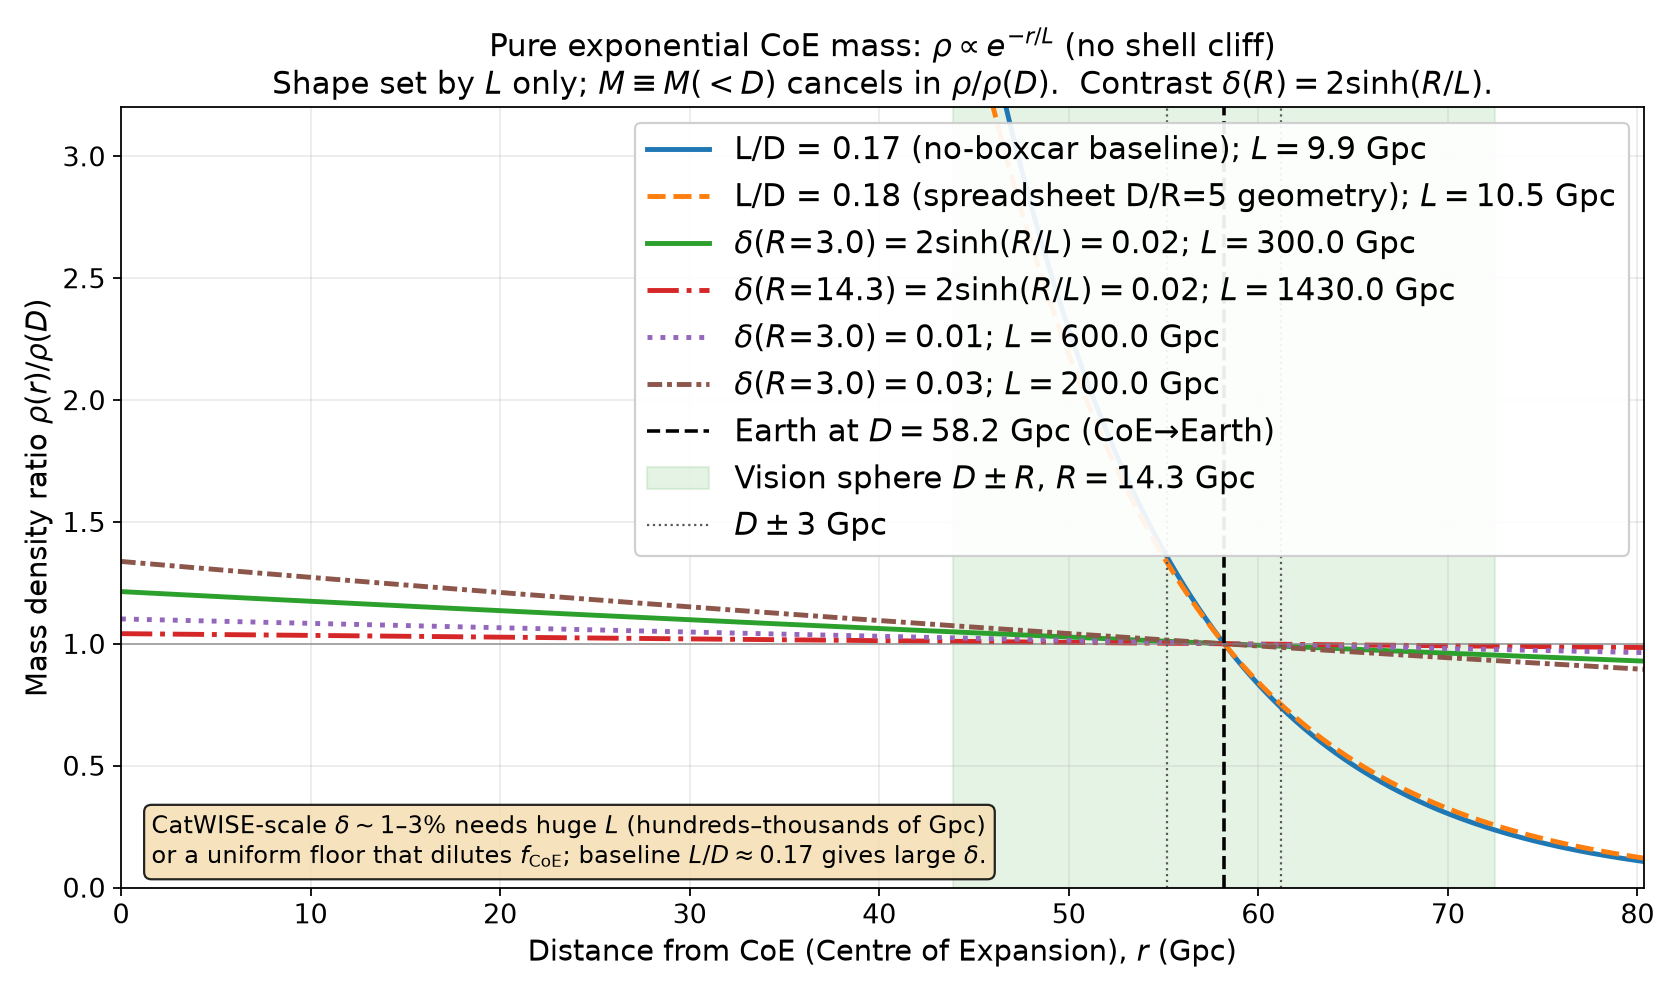

Write the Python code that produced this figure.
"""Pure exponential mass density vs distance from CoE (Centre of Expansion).

rho(r) = rho_0 * exp(-r/L), with M = M(<D) setting the scale:
  f(u) = 1 - exp(-u)*(1 + u + u^2/2)
  rho_0 = M / (8 pi L^3 f(D/L))

Plotted: rho(r)/rho(D) = exp(-(r-D)/L)  (M cancels; shape set by L only).
No ptshell shell edge / cliff.
"""
from __future__ import annotations

from pathlib import Path

import matplotlib.pyplot as plt
import numpy as np

OUT_PNG = Path("/workspace/cosmology-course/notes/exponential-density-vs-D.png")
OUT_CSV = Path("/workspace/cosmology-course/notes/exponential-density-vs-D.csv")

# Reference Earth–CoE distance (ptshell WLS D, for apples-to-apples marking)
D = 58.2  # Gpc
R_NEAR = 3.0  # Gpc (near-zone / CatWISE-ish scale)
R_VIS = 14.3  # Gpc (vision / Hubble-sphere scale used in Migkas geometry)

# L/D = 0.17 ≈ 1/5.9 (no-boxcar / extrema baseline)
# Plus L that give pure-exp contrast delta = 2 sinh(R/L) ≈ 0.01–0.03
def L_for_delta(R, delta):
    return R / np.arcsinh(delta / 2.0)


LD_BASE = 0.17
L_curves = [
    (LD_BASE * D, f"L/D = {LD_BASE:.2f} (no-boxcar baseline)", "C0", "-"),
    (0.18 * D, "L/D = 0.18 (spreadsheet D/R=5 geometry)", "C1", "--"),
    (L_for_delta(R_NEAR, 0.02), rf"$\delta(R\!=\!{R_NEAR})=2\sinh(R/L)=0.02$", "C2", "-"),
    (L_for_delta(R_VIS, 0.02), rf"$\delta(R\!=\!{R_VIS})=2\sinh(R/L)=0.02$", "C3", "-."),
    (L_for_delta(R_NEAR, 0.01), rf"$\delta(R\!=\!{R_NEAR})=0.01$", "C4", ":"),
    (L_for_delta(R_NEAR, 0.03), rf"$\delta(R\!=\!{R_NEAR})=0.03$", "C5", (0, (3, 1, 1, 1))),
]

r = np.linspace(0.0, D + 1.6 * R_VIS, 2500)  # from CoE outward
rows = ["r_Gpc," + ",".join(f"rho_over_rhoD_L={L:.6g}" for L, *_ in L_curves)]

fig, ax = plt.subplots(figsize=(10.5, 6.2))
for L, lab, color, ls in L_curves:
    y = np.exp(-(r - D) / L)  # rho(r)/rho(D)
    ax.plot(r, y, color=color, ls=ls, lw=2.2, label=rf"{lab}; $L={L:.1f}$ Gpc")
    rows.append(",".join([f"{r[0]:.6g}"] + []) )  # placeholder; fill below

# CSV: full columns
csv_data = [r] + [np.exp(-(r - D) / L) for L, *_ in L_curves]
header = "r_Gpc," + ",".join(f"rho_over_rhoD_L{L:.4g}" for L, *_ in L_curves)
np.savetxt(OUT_CSV, np.column_stack(csv_data), delimiter=",", header=header, comments="")

ax.axvline(D, color="k", lw=1.6, ls="--", label=rf"Earth at $D={D:.1f}$ Gpc (CoE→Earth)")
ax.axvspan(D - R_VIS, D + R_VIS, color="C2", alpha=0.12, label=rf"Vision sphere $D\pm R$, $R={R_VIS}$ Gpc")
ax.axvline(D - R_NEAR, color="0.35", lw=1.0, ls=":")
ax.axvline(D + R_NEAR, color="0.35", lw=1.0, ls=":", label=rf"$D\pm {R_NEAR:g}$ Gpc")
ax.axhline(1.0, color="0.5", lw=0.8, alpha=0.7)

ax.set_xlabel(r"Distance from CoE (Centre of Expansion), $r$ (Gpc)", fontsize=13)
ax.set_ylabel(r"Mass density ratio $\rho(r)/\rho(D)$", fontsize=13)
ax.set_title(
    r"Pure exponential CoE mass: $\rho\propto e^{-r/L}$ (no shell cliff)"
    "\n"
    rf"Shape set by $L$ only; $M\equiv M(<D)$ cancels in $\rho/\rho(D)$.  "
    rf"Contrast $\delta(R)=2\sinh(R/L)$.",
    fontsize=14,
)
ax.legend(fontsize=14, loc="upper right", framealpha=0.92)
ax.set_xlim(0, D + 1.55 * R_VIS)
ax.set_ylim(0, 3.2)
ax.tick_params(labelsize=12)
ax.grid(alpha=0.25)
# Annotate CatWISE-scale note
ax.text(
    0.02,
    0.02,
    "CatWISE-scale $\\delta\\sim1$–3% needs huge $L$ (hundreds–thousands of Gpc)\n"
    "or a uniform floor that dilutes $f_{\\mathrm{CoE}}$; baseline $L/D\\approx0.17$ gives large $\\delta$.",
    transform=ax.transAxes,
    fontsize=11,
    va="bottom",
    ha="left",
    bbox=dict(boxstyle="round", facecolor="wheat", alpha=0.85),
)
fig.tight_layout()
fig.savefig(OUT_PNG, dpi=160)
print("wrote", OUT_PNG)
print("wrote", OUT_CSV)
for L, lab, *_ in L_curves:
    d3 = 2 * np.sinh(R_NEAR / L)
    d14 = 2 * np.sinh(R_VIS / L)
    print(f"L={L:.3f} Gpc  LD={L/D:.4f}  delta(3)={d3:.4g}  delta(14.3)={d14:.4g}  | {lab}")
